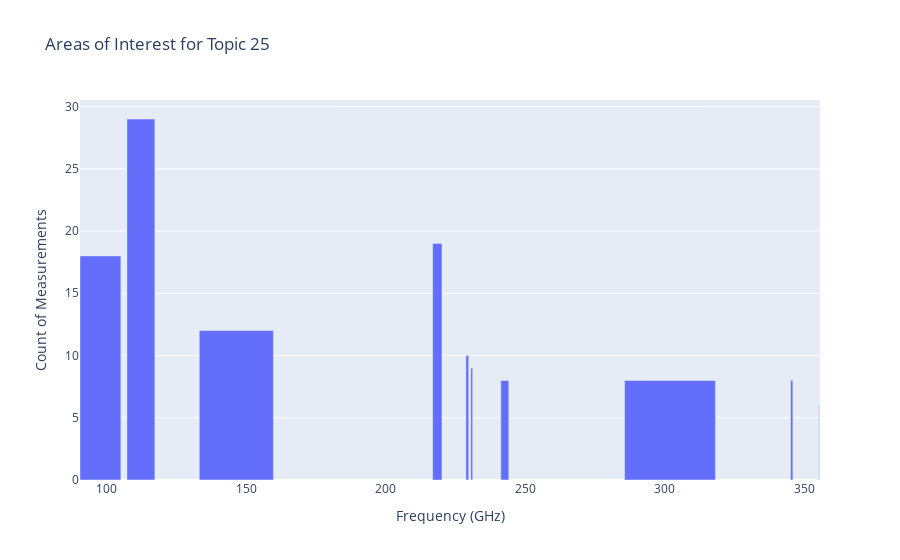

Write notebook code for a chart like this one.
### Code cell
plot_topic_clusters(topic_cluster_stats, 25)

### Figure 1 — Plotly figure (JSON) as saved in the notebook; plotly's stock layout.template omitted (floating-point values rounded to 4 significant figures)
{"data": [{"type": "bar", "width": [26.56, 2.87, 32.54, 3.355, 0.83, 0.02, 0.145, 10.01, 14.65, 1.02, 0.695], "x": [146.5, 242.6, 301.8, 218.5, 345.4, 354.5, 355.2, 112.3, 97.79, 229.2, 230.8], "y": [12, 8, 8, 19, 8, 5, 6, 29, 18, 10, 9]}], "layout": {"title": {"text": "Areas of Interest for Topic 25"}, "xaxis": {"title": {"text": "Frequency (GHz)"}}, "yaxis": {"title": {"text": "Count of Measurements"}}}}
